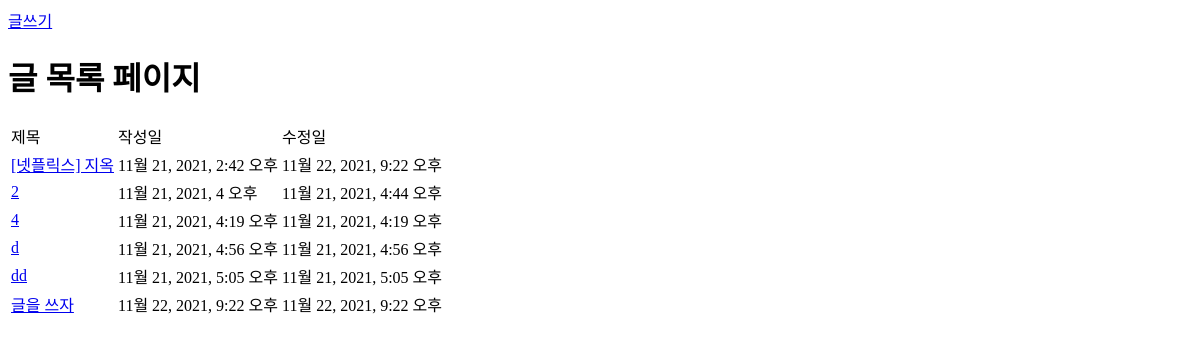
The app's page /posts/, older data.
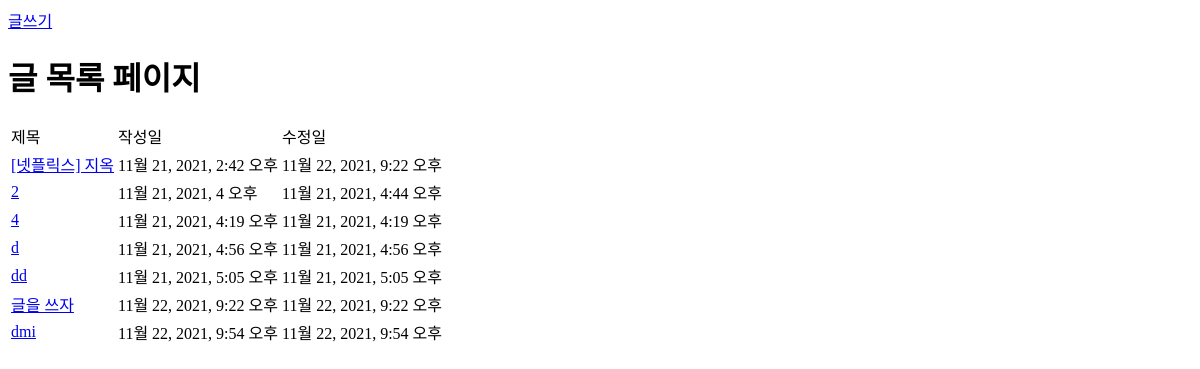
The same page, newer data.
### review/models.py (models this page shows, shortened)
class Post(models.Model):
    title = models.CharField(max_length=50, unique =True, error_messages={'unique':'이미 있는 제목입니다.'})
    content = models.TextField(null=True)
    dt_created = models.DateTimeField(verbose_name="Date Created", auto_now_add=True)
    dt_modified = models.DateTimeField(verbose_name="Date Modified", auto_now = True)

### review/views.py (the view)
# urls.py: path('posts/', views.post_list, name='post-list'),
def post_list(request):
    posts = Post.objects.all()
    context = {"posts":posts}
    return render(request, 'review/post_list.html', context)

### review/templates/review/post_list.html
{% extends './base.html' %}
{% block post_container %}
<a href= {% url 'review:post-create' %}> 글쓰기 </a>
    <h1>글 목록 페이지</h1>
    <table>
        <tr>
            <td>제목</td>
            <td>작성일</td>
            <td>수정일</td>
        </tr>
        {% for post in posts %}
        <tr>
            <td><a href={% url 'review:post-detail' post.id %}>{{post.title}}</a></td>
            <td>{{post.dt_created}}</td>
            <td>{{post.dt_modified}}</td>
        </tr>
        {% endfor %}
     </table>
{% endblock post_container %}

Row changes from the older to the newer data that the page shows:
added Post: title "dmi", dt_created "11월 22, 2021, 9:54 오후", dt_modified "11월 22, 2021, 9:54 오후"
